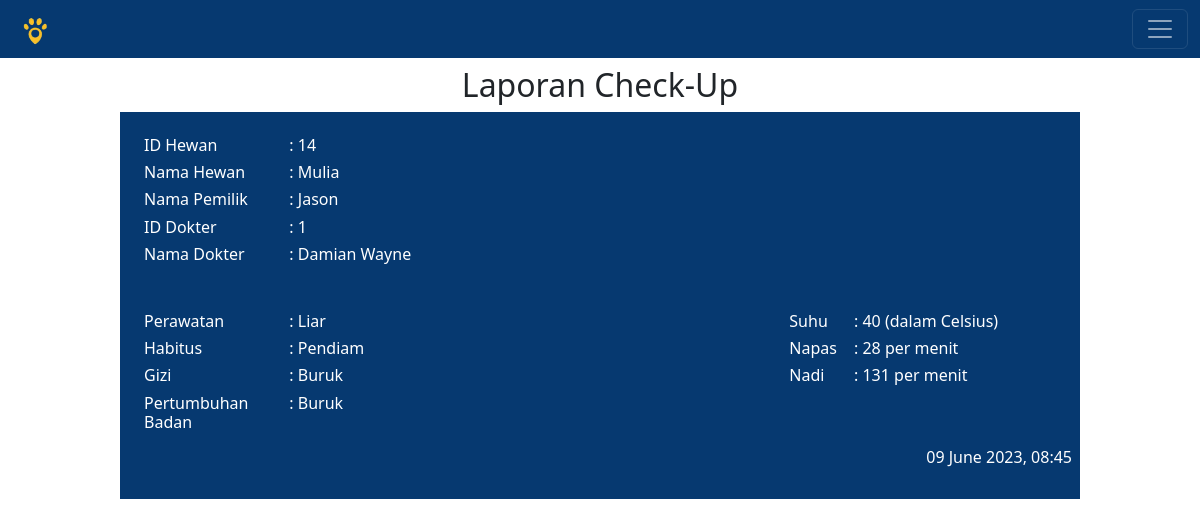
The page /output_checkup.php?id_dataCheckUp=15 on the database its author committed.
### tables this page shows
CREATE TABLE `data_checkup` (
  `id_dataCheckUp` int(11) NOT NULL,
  `id_pemeriksaan` varchar(20) DEFAULT NULL,
  `id_dokter` int(11) NOT NULL,
  `id_penitipan` int(11) DEFAULT NULL,
  `perawatan` varchar(20) NOT NULL,
  `habitus` varchar(20) NOT NULL,
  `gizi` varchar(20) NOT NULL,
  `suhu` varchar(10) NOT NULL,
  `napas` varchar(10) NOT NULL,
  `nadi` varchar(10) NOT NULL,
  `pertumbuhan_badan` varchar(20) NOT NULL,
  `tanggal` datetime NOT NULL
);

CREATE TABLE `hewan` (
  `id_hewan` int(11) NOT NULL,
  `nama_hewan` varchar(30) NOT NULL,
  `nama_pemilik` varchar(30) NOT NULL,
  `alamat` varchar(30) NOT NULL,
  `no_wa_pemilik` varchar(20) NOT NULL,
  `umur` varchar(30) NOT NULL,
  `spesies` varchar(20) NOT NULL,
  `ras` varchar(20) NOT NULL,
  `warna` varchar(20) NOT NULL,
  `berat` varchar(30) NOT NULL,
  `jenis_kelamin` varchar(6) NOT NULL,
  `tanda_khusus` varchar(20) NOT NULL
);

CREATE TABLE `dokter_hewan` (
  `id_dokter` int(11) NOT NULL,
  `nama` varchar(30) NOT NULL,
  `spesialisasi` varchar(30) NOT NULL,
  `password` varchar(15) NOT NULL
);

### output_checkup.php (the view, shortened to what this page needs)
<?php
	include 'koneksi.php';
?>
<!DOCTYPE html>
<html>
<head>
	<link href="https://cdn.jsdelivr.net/npm/bootstrap@5.2.2/dist/css/bootstrap.min.css" rel="stylesheet">
	<link rel="stylesheet" href="home.css">
</head>
<body>
	<nav class="navbar navbar-dark" style="background-color:#063970">
  	<div class="container-fluid">
  	  <a class="navbar-brand"><img src="Images/logo.png" style="height:30px" alt="BAROKAH 2"></a>
  	  <button class="navbar-toggler" type="button" data-bs-toggle="offcanvas" data-bs-target="#offcanvasRight" aria-controls="offcanvasRight">
  	  	<span class="navbar-toggler-icon"></span>
  	  </button>
  	</div>
	</nav>
	<?php
		$id_dataCheckUp	= $_GET['id_dataCheckUp'];
		$query = mysqli_query($connect, "SELECT a.*, b.*, c.*, d.* FROM data_checkup as a INNER JOIN dokter_hewan as b ON a.id_dokter=b.id_dokter INNER JOIN data_penitipan as c ON a.id_penitipan=c.id_penitipan INNER JOIN hewan as d ON c.id_hewan=d.id_hewan WHERE a.id_dataCheckUp='$id_dataCheckUp' ");
	while ($data = mysqli_fetch_array($query)) {
	?>
	<center class="my-1 pt-1">
	<h2> Laporan Check-Up</h2>
	<div style="width:80%; background-color:#063970;" class="py-4 px-2">
		<div class="row">
			<div class="col-2 mr-0">
			<div style="color:white; text-align:left;" class="mb-3 mx-3">
				<h6>ID Hewan</h6>
				<h6>Nama Hewan</h6>
				<h6>Nama Pemilik</h6>
				<h6>ID Dokter</h6>
				<h6>Nama Dokter</h6><br>
			</div>
			</div>
			<div class="col-10 mr-5">
			<div style="color:white; text-align:left;">
				<h6><?= ": ".$data['id_hewan'];?></h6>
				<h6><?= ": ".$data['nama_hewan'];?></h6>
				<h6><?= ": ".$data['nama_pemilik'];?></h6>
				<h6><?= ": ".$data['id_dokter'];?></h6>
				<h6><?= ": ".$data['nama'];?></h6><br>
			</div>
			</div>
		</div>
		<div class="row">
			<div class="col-2">
			<div style="color:white; text-align:left;" class="mb-3 mx-3">
				<h6>Perawatan</h6>
				<h6>Habitus</h6>
				<h6>Gizi</h6>
				<h6>Pertumbuhan Badan</h6>
			</div>
			</div>
			<div class="col-6 ml-3">
			<div style="color:white; text-align:left;">
				<h6><?= ": ".$data['perawatan'];?></h6>
				<h6><?= ": ".$data['habitus'];?></h6>
				<h6><?= ": ".$data['gizi'];?></h6>
				<h6><?= ": ".$data['pertumbuhan_badan'];?></h6>
			</div>
			</div>
			<div class="col-1">
			<div style="color:white; text-align:left;" class="mb-3 mx-3">
				<h6>Suhu</h6>
				<h6>Napas</h6>
				<h6>Nadi</h6>
			</div>
			</div>
			<div class="col-3 mr-3">
			<div style="color:white; text-align:left;">
				<h6><?= ": ".$data['suhu']." (dalam Celsius)";?></h6>
				<h6><?= ": ".$data['napas']." per menit";?></h6>
				<h6><?= ": ".$data['nadi']." per menit";?></h6>
			</div>
			</div>
		</div>
		<div style="color:white; text-align:right;" class="mr-3">
				<h6><?= date('d F Y',strtotime($data['tanggal'])).", ".date('H:i', strtotime($data['tanggal']));?></h6>
		</div>
	<?php } ?>
	</div>
	</center>
</body>
</html>

### rows shown on the page
data_checkup: hewan.id_hewan "14", hewan.nama_hewan "Mulia", hewan.nama_pemilik "Jason", id_dokter.id_dokter "1", id_dokter.nama "Damian Wayne", perawatan "Liar", habitus "Pendiam", gizi "Buruk", pertumbuhan_badan "Buruk", suhu "40", napas "28", nadi "131", tanggal "09 June 2023", tanggal "08:45"
